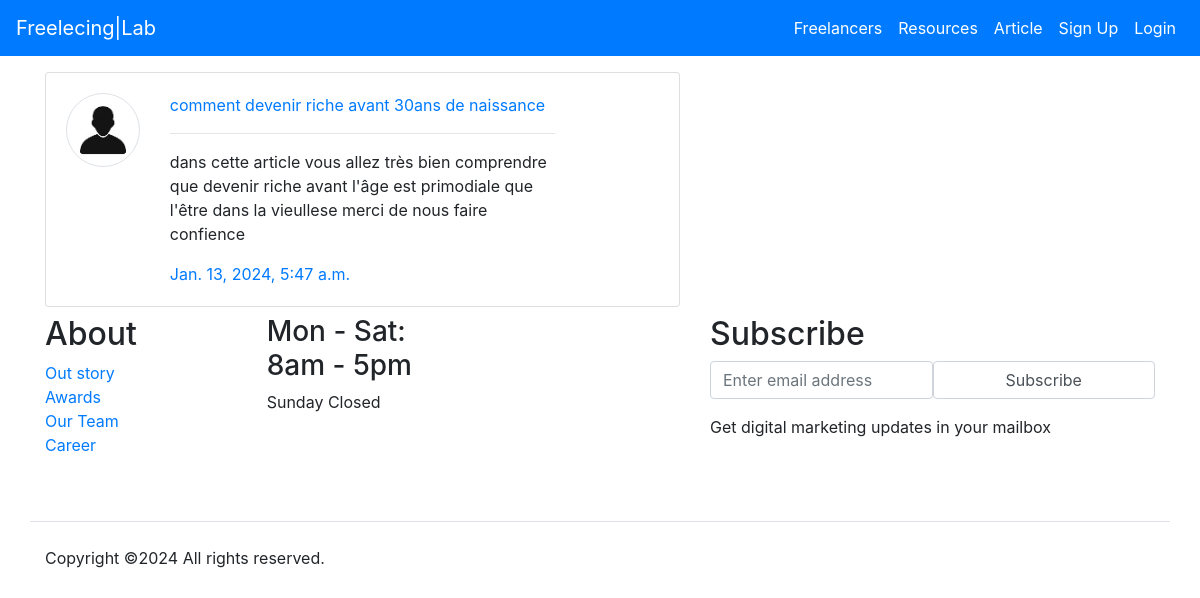
The page /postsite on the database its author committed.
### postsite/models.py (models this page shows, shortened)
class Postsite(models.Model):
    title = models.CharField(max_length=100)
    content = models.TextField()
    author = models.ForeignKey(User, on_delete=models.CASCADE)
    date_created = models.DateTimeField(auto_now_add=True)
    class Meta:
        ordering = ('-date_created',)

### user/models.py (models this page shows, shortened)
class Profile(models.Model):
    staff = models.OneToOneField(User, on_delete=models.CASCADE, null = True)
    whatsApp = models.CharField(max_length=12, null=True, unique=True)
    addresse = models.CharField(max_length=200, null=True)
    technologie = models.CharField(max_length=50, choices=technologie, null=True)
    lien_facebook = models.CharField(max_length=50, null=True, unique=True)
    lien_github = models.CharField(max_length=20, null=True, unique=True)
    discord = models.CharField(max_length=50, null=True, unique=True)
    upwork = models.CharField(max_length=100, null=True)
    apropos = models.TextField(null=True)
    photo = models.ImageField(default='avatar.jpg', upload_to='Profile_Images', validators=[FileExtensionValidator(['jpg', 'png'])])

### postsite/views.py (the view)
# urls.py: path('', views.postsite, name='postsite'),
def postsite(request):
    posts = Postsite.objects.all()
    if request.method == 'POST':
        form = PostsiteForm(request.POST)
        if form.is_valid():
            instance = form.save(commit=False)
            instance.author = request.user
            instance.save()
            return redirect('postsite')
    else:
        form = PostsiteForm()
    context = {
        'posts': posts,
        'form': form
    }
    return render(request, 'postsite/postsite.html',context)

### postsite/forms.py
class PostsiteForm(forms.ModelForm):
    class Meta:
        model = Postsite
        fields = ('title', 'content')

### templates/postsite/postsite.html (shortened to what this page needs)
{% extends 'parties/base.html' %}
{% load crispy_forms_filters %}
{% block contenu %}
    <div class="container">
        <div class="row mt-5 pt-3">
            <div class="col-md-7">
                {% for posts in posts %}
                <div class="card shadow my-2">
                    <div class="card-body">
                        <div class="row">
                            <div class="col-md-2">
                                <img class="img-thumbnail" style="border-radius: 100%;"  src="{{posts.author.profile.photo.url}}" alt="img">
                            </div>
                            <div class="col-md-8">
                                <a href="{% url 'postsite_detail' posts.id %}">{{posts.title}}</a>
                                <hr>
                                    <p> {{posts.content}} </p>
                                <a href="">{{posts.date_created}}</a>
                            </div>
                        </div>
                    </div>
                </div>
                {% endfor %}
            </div>
        </div>
    </div>
{%endblock%}

### rows shown on the page
Postsite: author.profile.photo (placeholder picture), title "comment devenir riche avant 30ans de naissance", content "dans cette article vous allez très bien comprendre que devenir riche avant l'âge est primodiale que l'être dans la vieullese merci de nous faire confience", date_created "Jan. 13, 2024, 5:47 a.m."
